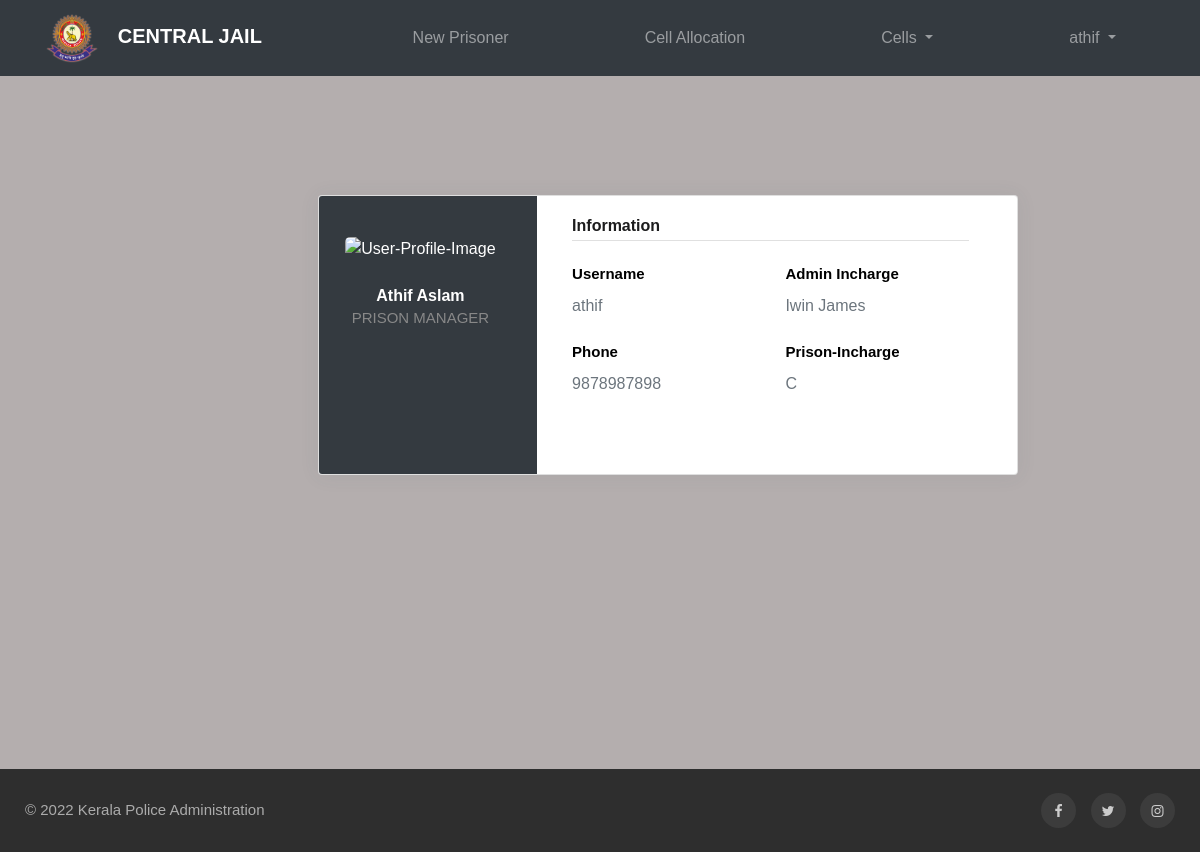
/HM/profile.php (signed in), run on the app's committed database.
### tables this page shows
CREATE TABLE `prison_manager` (
  `hm_id` int(10) NOT NULL,
  `f_name` varchar(20) DEFAULT NULL,
  `l_name` varchar(20) DEFAULT NULL,
  `username` varchar(20) NOT NULL,
  `mobile` varchar(20) NOT NULL,
  `password` varchar(20) NOT NULL,
  `admin` int(10) DEFAULT NULL,
  `prison_id` int(10) DEFAULT NULL
);

CREATE TABLE `prison` (
  `prison_id` int(10) NOT NULL,
  `prison_name` varchar(20) NOT NULL,
  `no_of_cells` int(5) DEFAULT NULL,
  `no_of_prisoners` int(5) DEFAULT NULL,
  `accepted_gen` int(2) DEFAULT NULL
);

### HM/profile.php (the view, shortened to what this page needs)
<?php include('hm-header.php') ?>
<br><br><br>
<?php
$hm_id=$_SESSION['hm_id'];
$query1 = "SELECT * FROM prison_manager WHERE hm_id = '$hm_id'";
$result1 = mysqli_query($conn,$query1);
$row1 = mysqli_fetch_assoc($result1);
$name=$row1['f_name']." ".$row1['l_name'];
$query2 = "SELECT * FROM administrator WHERE ha_id = '$row1[admin]'";
$result2 = mysqli_query($conn,$query2);
$row2 = mysqli_fetch_assoc($result2);
$name2=$row2['f_name']." ".$row2['l_name'];
$query3 = "SELECT * FROM prison WHERE prison_id = '$row1[prison_id]'";
$result3 = mysqli_query($conn,$query3);
$row3 = mysqli_fetch_assoc($result3);
?>
<div class="page-content page-container" id="page-content">
    <div class="padding">
        <div class="row container d-flex justify-content-center" style="padding-left: 0px;">
            <div class="col-xl-6 col-md-12" style="padding-left: 0px;">
                <div class="card user-card-full" style="width: 700px;">
                    <div class="row m-l-0 m-r-0" style="width:700px;">
                        <div class="col-sm-4 bg-c-lite-green user-profile">
                            <div class="card-block text-center text-white">
                                <div class="m-b-25"> <img src="https://img.icons8.com/bubbles/100/000000/user.png" class="img-radius" alt="User-Profile-Image"> </div>
                                <h6 class="f-w-600" style="color: white;"><?php echo $name;?></h6>
                                <p>PRISON MANAGER</p> <i class=" mdi mdi-square-edit-outline feather icon-edit m-t-10 f-16"></i>
                            </div>
                        </div>
                        <div class="col-sm-8">
                            <div class="card-block">
                                <h6 class="m-b-20 p-b-5 b-b-default f-w-600">Information</h6>
                                <div class="row">
                                    <div class="col-sm-6">
                                        <p class="m-b-10 f-w-600" style="color: black;">Username</p>
                                        <h6 class="text-muted f-w-400"><?php echo $row1['username'];?></h6>
                                    </div>
                                    <div class="col-sm-6">
                                        <p class="m-b-10 f-w-600" style="color: black;">Admin Incharge</p>
                                        <h6 class="text-muted f-w-400"><?php echo $name2;?></h6>
                                    </div>
                                </div>
                               <br>
                                <div class="row">
                                    <div class="col-sm-6">
                                        <p class="m-b-10 f-w-600" style="color: black;">Phone</p>
                                        <h6 class="text-muted f-w-400" style="color: black;"><?php echo $row1['mobile'];?></h6>
                                    </div>
                                    <div class="col-sm-6">
                                        <p class="m-b-10 f-w-600" style="color: black;">Prison-Incharge</p>
                                        <h6 class="text-muted f-w-400"><?php echo $row3['prison_name'];?></h6>
                                    </div>
                                </div>
                                <ul class="social-link list-unstyled m-t-40 m-b-10">
                                    <li></li>
                                    <li></li>
                                    <li></li>
                                </ul>
                            </div>
                        </div>
                    </div>
                </div>
            </div>
        </div>
    </div>
</div>
<br><br><br><br><br><br><br><br><br>
<?php include('hm-footer.php');

### HM/assets/css/styles-nav.css (style rules this page uses)
body { background-color: rgb(180, 174, 174); height: 100%; }

### data on the page
prison_manager: name "Athif Aslam", username "athif", mobile "9878987898"
prison: prison_name "C"

### other printed values
$_SESSION['username'] "athif"
$name2 "Iwin James"
